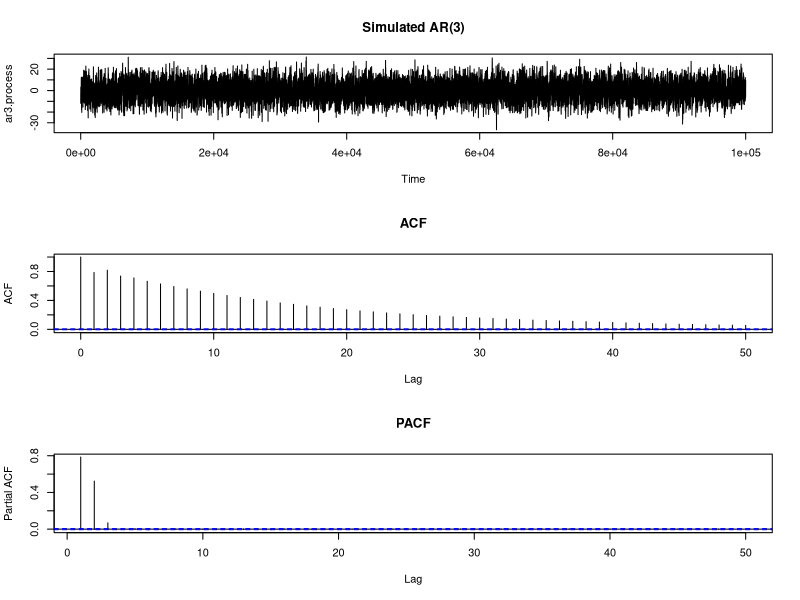

Generate this figure with R:
# Set Seed
set.seed(2017)

# Model Parameters
sigma=4
phi=NULL
phi[1:3]=c(1/3,1/2,7/100)
print(phi)

# Number of data points
n=100000

# Simulate AR process
ar3.process = arima.sim(n,model=list(ar=c(1/3,1/2,7/100)),sd=4)
print(ar3.process[1:5])

# Find and name 2nd and 3rd sample auto-correlation
r=NULL
r[1:3]=acf(ar3.process,plot=F)$acf[2:4]
print(r)

# Matrix R
R=matrix(1,3,3)
R[1,2]=r[1]; R[2,1]=r[1]
R[1,3]=r[2]; R[3,1]=r[2]
R[2,3]=r[1]; R[3,2]=r[1]
print(R)

# b column vector
b=matrix(r,nrow=3,ncol=1)
print(b)

# solve(R,b) solves Rx=b and gives x=R^(-1)b vector
phi.hat = solve(R,b)
print(phi.hat)

# Estimating vatiance of the innovation term in the AR process
c0 = acf(ar3.process,type='covariance',plot=F)$acf[1]
var.hat = c0*(1-sum(phi.hat*r))
print(var.hat)

# Plot time series along with ACF, PACF
par(mfrow=c(3,1))
plot(ar3.process,main='Simulated AR(3)')
acf(ar3.process,main='ACF')
pacf(ar3.process,main='PACF')